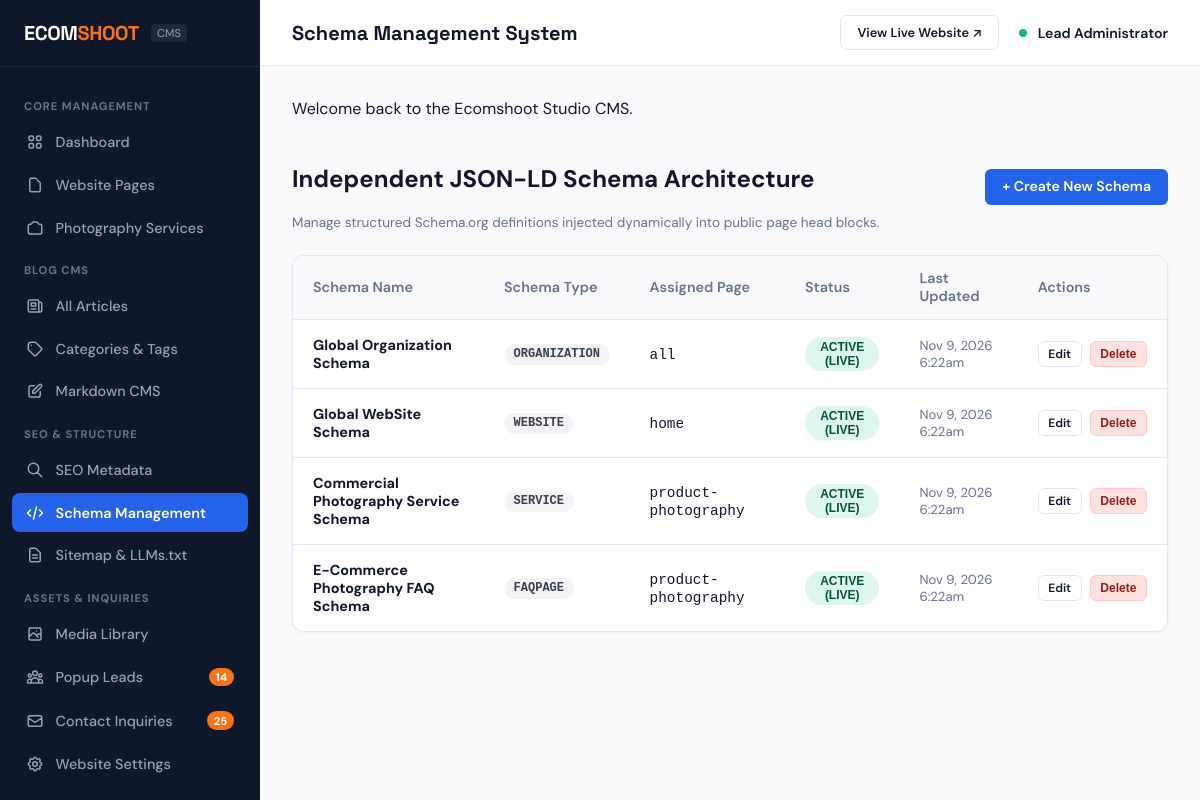
/admin/schemas.php (signed in), run on the app's committed database.
### tables this page shows
CREATE TABLE `schemas` (
  `id` INT AUTO_INCREMENT PRIMARY KEY,
  `name` VARCHAR(150) NOT NULL,
  `schema_type` VARCHAR(100) NOT NULL,
  `page_identifier` VARCHAR(100) NOT NULL DEFAULT 'all',
  `schema_json` LONGTEXT NOT NULL,
  `is_active` TINYINT(1) DEFAULT 1,
  `created_at` TIMESTAMP DEFAULT CURRENT_TIMESTAMP,
  `updated_at` TIMESTAMP DEFAULT CURRENT_TIMESTAMP ON UPDATE CURRENT_TIMESTAMP
);

### config/config.php (called while the page is built, shortened)
<?php
function e(?string $string): string {
    return htmlspecialchars($string ?? '', ENT_QUOTES, 'UTF-8');
}
function url(string $path = ''): string {
    $cleanPath = ltrim($path, '/');
    return BASE_URL . ($cleanPath ? '/' . $cleanPath : '');
}

### admin/schemas.php (the view, shortened to what this page needs)
<?php
require_once __DIR__ . '/../config/config.php';
$db = Database::getInstance()->getConnection();
$schemas = $db->query("SELECT * FROM `schemas` ORDER BY id ASC")->fetchAll(PDO::FETCH_ASSOC);
require_once __DIR__ . '/includes/header.php';
?>
<div style="display: flex; justify-content: space-between; align-items: center; margin-bottom: 1.5rem;">
  <div>
    <h2>Independent JSON-LD Schema Architecture</h2>
    <div style="font-size: 0.85rem; color: var(--admin-text-muted);">Manage structured Schema.org definitions injected dynamically into public page head blocks.</div>
  </div>
  <a href="<?= url('admin/schema-edit.php') ?>" class="btn-admin btn-admin-primary">+ Create New Schema</a>
</div>
<div class="admin-card">
  <div class="admin-card-body" style="padding: 0;">
    <table class="admin-table">
      <thead>
        <tr>
          <th>Schema Name</th>
          <th>Schema Type</th>
          <th>Assigned Page</th>
          <th>Status</th>
          <th>Last Updated</th>
          <th>Actions</th>
        </tr>
      </thead>
      <tbody>
        <?php foreach ($schemas as $s): ?>
          <tr>
            <td style="font-weight: 700;">
              <?= e($s['name']) ?>
            </td>
            <td><span class="status-pill status-draft" style="font-family: monospace;"><?= e($s['schema_type']) ?></span></td>
            <td><code><?= e($s['page_identifier']) ?></code></td>
            <td>
              <form action="<?= url('admin/schemas.php?toggle=' . $s['id']) ?>" method="POST" style="display:inline;">
                <button type="submit" class="status-pill status-<?= ($s['is_active'] ? 'active' : 'inactive') ?>" style="cursor: pointer; border: none;">
                  <?= ($s['is_active'] ? 'Active (Live)' : 'Disabled') ?>
                </button>
              </form>
            </td>
            <td style="font-size: 0.82rem; color: var(--admin-text-muted);"><?= date('M j, Y g:ia', strtotime($s['updated_at'])) ?></td>
            <td>
              <div style="display: flex; gap: 0.5rem;">
                <a href="<?= url('admin/schema-edit.php?id=' . $s['id']) ?>" class="btn-admin btn-admin-outline" style="font-size: 0.75rem; padding: 0.3rem 0.6rem;">Edit</a>
                <form action="<?= url('admin/schemas.php?delete=' . $s['id']) ?>" method="POST" onsubmit="return confirm('Permanently delete this schema definition?');" style="display:inline;">
                  <button type="submit" class="btn-admin btn-admin-danger" style="font-size: 0.75rem; padding: 0.3rem 0.6rem;">Delete</button>
                </form>
              </div>
            </td>
          </tr>
        <?php endforeach; ?>
      </tbody>
    </table>
  </div>
</div>
<?php require_once __DIR__ . '/includes/footer.php'; ?>

### assets/css/admin.css (style rules this page uses)
:root { --admin-sidebar-width: 260px; --admin-header-height: 65px; --admin-bg: #F8FAFC; --admin-sidebar-bg: #0F172A; --admin-sidebar-hover: #1E293B; --admin-card-bg: #FFFFFF; --admin-border: #E2E8F0; --admin-text-main: #0F172A; --admin-text-muted: #64748B; --admin-primary: #2563EB; --admin-primary-hover: #1D4ED8; --admin-coral: #F97316; --admin-success: #10B981; --admin-danger: #EF4444; --admin-warning: #F59E0B; }
body.admin-body { background-color: var(--admin-bg); color: var(--admin-text-main); font-family: 'DM Sans', -apple-system, BlinkMacSystemFont, sans-serif; margin: 0; display: flex; min-height: 100vh; }
.admin-card { background-color: var(--admin-card-bg); border: 1px solid var(--admin-border); border-radius: 12px; overflow: hidden; box-shadow: 0 1px 3px rgba(15, 23, 42, 0.05); margin-bottom: 2rem; }
.admin-card-body { padding: 1.5rem; }
.admin-table { width: 100%; border-collapse: collapse; text-align: left; font-size: 0.9rem; }
.admin-table th { background-color: #F8FAFC; padding: 0.85rem 1.25rem; font-weight: 600; color: var(--admin-text-muted); border-bottom: 1px solid var(--admin-border); }
.admin-table td { padding: 1rem 1.25rem; border-bottom: 1px solid var(--admin-border); vertical-align: middle; }
.admin-table tr:last-child td { border-bottom: none; }
.status-pill { display: inline-block; font-size: 0.75rem; font-weight: 700; padding: 0.2rem 0.6rem; border-radius: 9999px; text-transform: uppercase; }
.status-published, .status-active, .status-converted { background-color: #DEF7EC; color: #03543F; }
.status-draft, .status-inactive { background-color: #F3F4F6; color: #374151; }
.btn-admin { display: inline-flex; align-items: center; gap: 0.4rem; padding: 0.55rem 1rem; font-size: 0.88rem; font-weight: 600; border-radius: 6px; border: 1px solid transparent; cursor: pointer; text-decoration: none; line-height: 1.2; }
.btn-admin-primary { background-color: var(--admin-primary); color: #FFFFFF; }
.btn-admin-danger { background-color: #FEE2E2; color: #991B1B; border-color: #FECACA; }
.btn-admin-outline { background-color: #FFFFFF; border-color: var(--admin-border); color: var(--admin-text-main); }

### data on the page
schemas: name "Global Organization Schema", schema_type "ORGANIZATION", page_identifier "all", is_active "ACTIVE (LIVE)", updated_at "Nov 9, 2026 6:22am"
schemas: name "Global WebSite Schema", schema_type "WEBSITE", page_identifier "home", is_active "ACTIVE (LIVE)", updated_at "Nov 9, 2026 6:22am"
schemas: name "Commercial Photography Service Schema", schema_type "SERVICE", page_identifier "product-photography", is_active "ACTIVE (LIVE)", updated_at "Nov 9, 2026 6:22am"
schemas: name "E-Commerce Photography FAQ Schema", schema_type "FAQPAGE", page_identifier "product-photography", is_active "ACTIVE (LIVE)", updated_at "Nov 9, 2026 6:22am"

### other printed values
$newLeadsCount "14"
$unreadCount "25"
$adminTitle "Schema Management System"
$currentAdmin['name'] "Lead Administrator"
$flash['message'] "Welcome back to the Ecomshoot Studio CMS."
